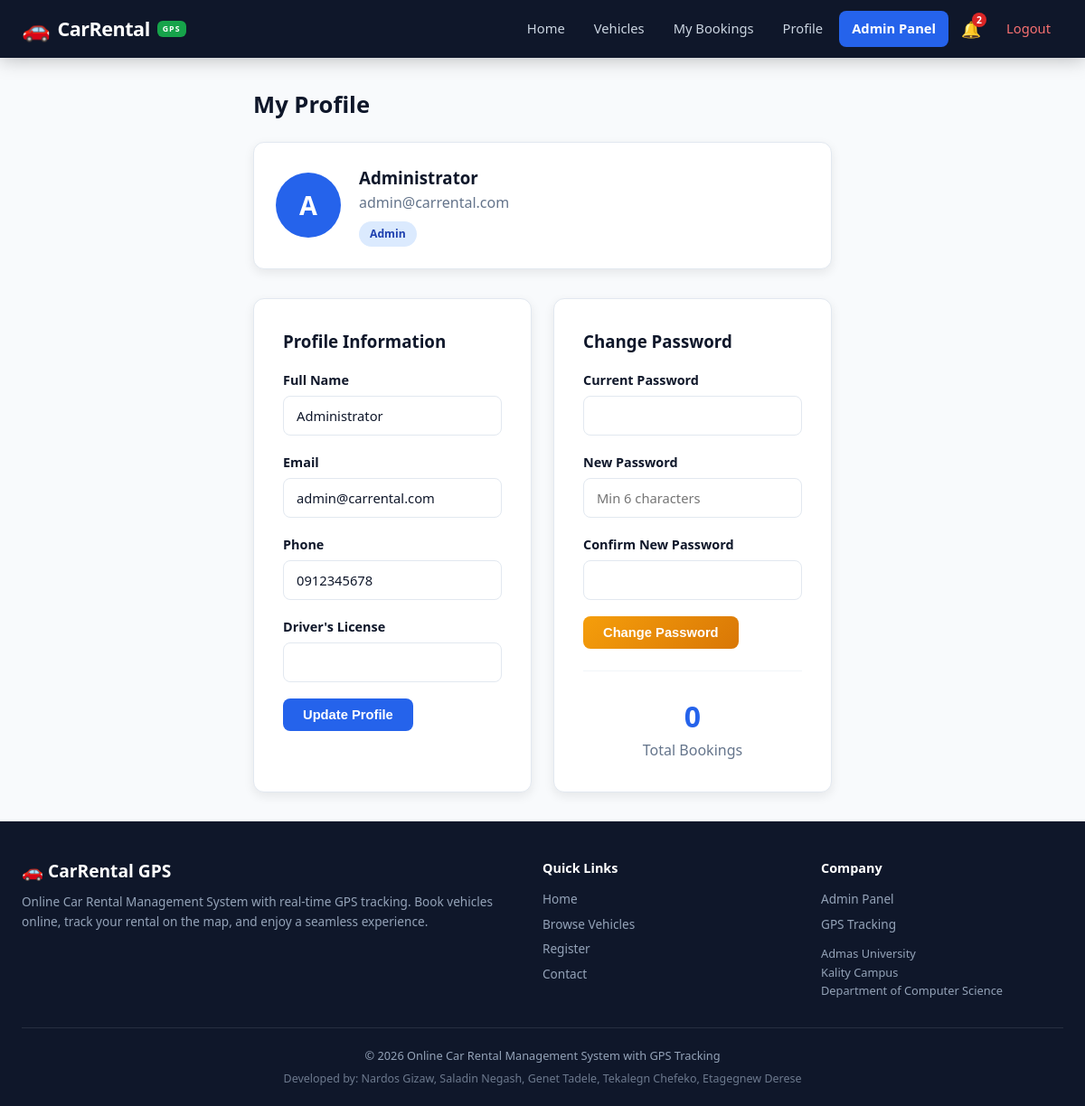
The app's page /profile.php (signed in) with its own data.
### tables this page shows
CREATE TABLE IF NOT EXISTS users (
    id              INT AUTO_INCREMENT PRIMARY KEY,
    full_name       VARCHAR(100)   NOT NULL,
    email           VARCHAR(150)   NOT NULL UNIQUE,
    password        VARCHAR(255)   NOT NULL,
    phone           VARCHAR(20)    DEFAULT NULL,
    role            ENUM('customer','admin') DEFAULT 'customer',
    license_number  VARCHAR(50)    DEFAULT NULL,
    license_image   VARCHAR(255)   DEFAULT NULL,
    avatar_color    VARCHAR(7)     DEFAULT '#2563eb',
    status          ENUM('active','suspended','pending_verification') DEFAULT 'active',
    created_at      TIMESTAMP      DEFAULT CURRENT_TIMESTAMP,
    updated_at      TIMESTAMP      DEFAULT CURRENT_TIMESTAMP ON UPDATE CURRENT_TIMESTAMP
);

### includes/auth.php (called while the page is built, shortened)
<?php
require_once __DIR__ . '/../config/database.php';
require_once __DIR__ . '/functions.php';
function isLoggedIn(): bool {
    return isset($_SESSION['user_id']);
}
function currentUser(): ?array {
    $stmt = db()->prepare('SELECT * FROM users WHERE id = ?');
    $stmt->execute([$_SESSION['user_id']]);
    return $stmt->fetch() ?: null;
}

### config/database.php (called while the page is built, shortened)
<?php
function db() {
    static $pdo = null;
    if ($pdo === null) {
        try {
            $dsn = 'mysql:host=' . DB_HOST . ';port=' . DB_PORT . ';dbname=' . DB_NAME . ';charset=utf8mb4';
            $pdo = new PDO($dsn, DB_USER, DB_PASS, [
                PDO::ATTR_ERRMODE            => PDO::ERRMODE_EXCEPTION,
                PDO::ATTR_DEFAULT_FETCH_MODE => PDO::FETCH_ASSOC,
                PDO::ATTR_EMULATE_PREPARES   => false,
            ]);
        } catch (PDOException $e) {
            die('Database connection failed: ' . $e->getMessage());
        }
    }
    return $pdo;
}

### includes/functions.php (called while the page is built, shortened)
<?php
function e(string $str): string {
    return htmlspecialchars($str, ENT_QUOTES, 'UTF-8');
}
function avatarColor(string $name): string {
    $colors = ['#2563eb', '#16a34a', '#f59e0b', '#dc2626', '#8b5cf6', '#0891b2', '#db2777'];
    return $colors[crc32($name) % count($colors)];
}
function initials(string $name): string {
    $parts = explode(' ', trim($name));
    $out = '';
    foreach ($parts as $p) { $out .= strtoupper($p[0] ?? ''); }
    return substr($out, 0, 2) ?: '?';
}

### profile.php (the view, shortened to what this page needs)
<?php
require_once __DIR__ . '/includes/auth.php';
require_once __DIR__ . '/includes/functions.php';
$user = currentUser();
$stmt = db()->prepare('SELECT COUNT(*) FROM bookings WHERE user_id = ?');
$stmt->execute([$_SESSION['user_id']]);
$bookingCount = (int)$stmt->fetchColumn();
include __DIR__ . '/includes/header.php';
?>
<h2 class="page-title">My Profile</h2>
<div class="profile-header">
    <div class="profile-avatar" style="background:<?= avatarColor($user['full_name']) ?>;">
        <?= e(initials($user['full_name'])) ?>
    </div>
    <div>
        <h3 style="margin:0;"><?= e($user['full_name']) ?></h3>
        <div style="color:var(--gray);"><?= e($user['email']) ?></div>
        <span class="badge <?= $user['role'] ?>" style="margin-top:8px;"><?= ucfirst($user['role']) ?></span>
    </div>
</div>
<div style="display:grid;grid-template-columns:1fr 1fr;gap:24px;max-width:800px;">
    <div class="form-card">
        <h3 style="margin-bottom:16px;">Profile Information</h3>
        <form method="POST" action="">
            <div class="form-group">
                <label>Full Name</label>
                <input type="text" name="full_name" value="<?= e($user['full_name']) ?>" required>
            </div>
            <div class="form-group">
                <label>Email</label>
                <input type="email" value="<?= e($user['email']) ?>" disabled>
            </div>
            <div class="form-group">
                <label>Phone</label>
                <input type="text" name="phone" value="<?= e($user['phone'] ?? '') ?>" required>
            </div>
            <div class="form-group">
                <label>Driver's License</label>
                <input type="text" name="license_number" value="<?= e($user['license_number'] ?? '') ?>">
            </div>
            <button type="submit" class="btn btn-primary">Update Profile</button>
        </form>
    </div>
    <div class="form-card">
        <h3 style="margin-bottom:16px;">Change Password</h3>
        <form method="POST" action="">
            <div class="form-group">
                <label>Current Password</label>
                <input type="password" name="current_password" required>
            </div>
            <div class="form-group">
                <label>New Password</label>
                <input type="password" name="new_password" required placeholder="Min 6 characters">
            </div>
            <div class="form-group">
                <label>Confirm New Password</label>
                <input type="password" name="confirm_password" required>
            </div>
            <button type="submit" class="btn btn-warning">Change Password</button>
        </form>
        <div class="divider"></div>
        <div style="text-align:center;">
            <div style="font-size:2rem;font-weight:700;color:var(--primary);"><?= $bookingCount ?></div>
            <div style="color:var(--gray);">Total Bookings</div>
        </div>
    </div>
</div>
<?php include __DIR__ . '/includes/footer.php'; ?>

### assets/css/style.css (style rules this page uses)
:root { --primary: #2563eb; --primary-lt: #3b82f6; --primary-dk: #1e40af; --accent: #f59e0b; --accent-dk: #d97706; --danger: #dc2626; --danger-lt: #fee2e2; --success: #16a34a; --success-lt: #dcfce7; --warning: #eab308; --warning-lt: #fef9c3; --dark: #0f172a; --dark2: #1e293b; --gray: #64748b; --gray-lt: #94a3b8; --light: #f1f5f9; --lighter: #f8fafc; --white: #ffffff; --radius: 12px; --radius-sm: 8px; --radius-lg: 20px; --shadow-sm: 0 1px 3px rgba(0,0,0,.08); --shadow: 0 4px 12px rgba(0,0,0,.08); --shadow-lg: 0 8px 24px rgba(0,0,0,.12); --shadow-xl: 0 16px 48px rgba(0,0,0,.16); --gradient: linear-gradient(135deg, #2563eb 0%, #1e40af 100%); --gradient-accent: linear-gradient(135deg, #f59e0b 0%, #d97706 100%); --transition: all .25s cubic-bezier(.4,0,.2,1); }
* { margin: 0; padding: 0; box-sizing: border-box; }
html { scroll-behavior: smooth; }
body { font-family: 'Segoe UI', -apple-system, BlinkMacSystemFont, Tahoma, sans-serif; background: var(--lighter); color: var(--dark); line-height: 1.6; min-height: 100vh; display: flex; flex-direction: column; }
.page-title { font-size: 1.6rem; font-weight: 700; margin-bottom: 20px; color: var(--dark); }
.badge { display: inline-flex; align-items: center; gap: 4px; padding: 4px 12px; border-radius: 20px; font-size: .76rem; font-weight: 600; text-transform: capitalize; }
.btn { display: inline-flex; align-items: center; justify-content: center; gap: 6px; padding: 10px 22px; border: none; border-radius: var(--radius-sm); font-size: .92rem; font-weight: 600; cursor: pointer; transition: var(--transition); text-decoration: none; white-space: nowrap; }
.btn-primary { background: var(--primary); color: var(--white); }
.btn-warning { background: var(--gradient-accent); color: var(--white); }
.form-card { background: var(--white); border-radius: var(--radius); padding: 32px; box-shadow: var(--shadow); margin: 0 auto; border: 1px solid #e2e8f0; }
.form-group { margin-bottom: 18px; }
.form-group label { display: block; font-weight: 600; font-size: .9rem; margin-bottom: 6px; color: var(--dark); }
.form-group input, .form-group select, .form-group textarea { width: 100%; padding: 11px 14px; border: 1.5px solid #e2e8f0; border-radius: var(--radius-sm); font-size: .92rem; font-family: inherit; transition: var(--transition); background: var(--white); color: var(--dark); }
.divider { height: 1px; background: var(--light); margin: 24px 0; }
.profile-header { display: flex; align-items: center; gap: 20px; margin-bottom: 32px; padding: 24px; background: var(--white); border-radius: var(--radius); box-shadow: var(--shadow); border: 1px solid #e2e8f0; }
.profile-avatar { width: 72px; height: 72px; border-radius: 50%; display: flex; align-items: center; justify-content: center; font-size: 1.8rem; font-weight: 700; color: var(--white); flex-shrink: 0; }
.badge.admin { background: #dbeafe; color: #1e40af; }

### records on screen
users: full_name "A", full_name "Administrator", email "admin@carrental.com", role "Admin", phone "0912345678"

### other values on screen
$unread "2"
$bookingCount "0"
